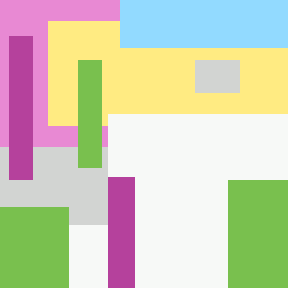
#> input picture A-04/test.png, 96 x 96 px (shown 3 times larger)
$ python A04.py
#> lines starting #> are read from the running program, lines starting #| are printed output that depends on the picture
# Edson Yudi Toma - 9791305
# SCC0251 Image Processing - Prof. Moacir Ponti
# 1st Semester of 2019
# Assignment 4 : Colour image processing and segmentation
import numpy as np
import imageio as imio
import random
from PIL import Image # uncomment to see the images

'''
normalize(matrix, normal):
    Normalizes a given 2d array with the given normal factor
    Args:
        * matrix - 2 dimentional array to be normalized
        * normal - max value to be used as reference, the min value will be set as 0
    Return value:
        * normalized 2d array
'''
def normalize(img, normal = 255):
    max = np.amax(img)
    min = np.amin(img)
    dif = max - min
    img = np.uint8((img - min) * (normal / dif))
    return img

'''
rmsd(m1, m2):
    Calculates the Root-mean-square deviation between the two given 2d arrays
    Args:
        * m1 - 2d array
        * m2 - 2d array
    Return value:
        * float error
'''
def rmsd(m1, m2):
    return np.sqrt(np.mean(np.square(m1 - m2)))

'''
getValue(dataset, x, y, opt):
    Each option requires a different output, this is an auxiliary function used to
    return the date with the correct format.
    Args:
        * dataset - a 3d array containing the image data
        * x - x index of the dataset
        * y - y index of the dataset
        * opt - the given option to format the output:
            * 1 for an array with len = 3 (r, g, b)
            * 2 for an array with len = 5 (r, g, b, x, y)
            * 3 for an array with len = 1 (grayscale)
            * 4 for an array with len = 3 (grayscale, x, y)
    Return value:
        * an array formatted for the given option, with the dataset data
'''
def getValue(dataset, x, y, opt):
    value = 0 # default value
    if opt == 1:
        value = [dataset[x, y, 0], dataset[x, y, 1], dataset[x, y, 2]]
    elif opt == 2:
        value = [dataset[x, y, 0], dataset[x, y, 1], dataset[x, y, 2], x, y]
    elif opt == 3:
        value = [0.299*dataset[x, y, 0] + 0.587*dataset[x, y, 1] + 0.114*dataset[x, y, 2]]
    elif opt == 4:
        value = [0.299*dataset[x, y, 0] + 0.587*dataset[x, y, 1] + 0.114*dataset[x, y, 2], x, y]
    return value

'''
closestCentroid(centroids, value):
    Auxiliary function that retrieves the closest centroid to a given value
    Args:
        * centroids - array with all the centroids values
        * value - value to be compared with the centroids
    Return value:
        * the index of this centroid
'''
def closestCentroid(centroids, value):
    dif = np.inf
    index = 0
    for pos, cent in enumerate(centroids):
        newDif = np.linalg.norm(cent-value)
        if newDif < dif:
            dif = newDif
            index = pos
    return index

'''
kMeans(dataset, opt, klusters, niterations, seed):
    Computes the kMeans and return an image with the labels inside
    Args:
        * dataset - the image
        * opt - the option to format each value and process it
        * klusters - the k number of clusters to be generated
        * niterations - the number of times the kMeans will run before returning a result
        * seed - seed to initialize the random instance
    Return value:
        * an image with each label from each centroid inside
'''
def kMeans(dataset, opt, klusters, niterations, seed):
    try:
        height, width = dataset.shape # get a grayscale image
    except:
        height, width, depth = dataset.shape # get rgb image

    random.seed(seed) # initialize the random instance
    dataset = dataset.astype(np.float64) # convert the dataset to float for more precision
    ids = np.sort(random.sample(range(0, height*width), klusters)) # get the flatten index to the dataset to become centroids
    # convert the flatten id to a 2d id, and retrieve the value from this position on the dataset:
    centroids = np.array([getValue(dataset, i//width, i%width, opt) for i in ids])

    imageCentroids = np.zeros((height, width)) # initialize a new image (the centroids indexes image)

    for i in range(niterations):
        print(i)
        auxCentroids = np.copy(centroids) # cumulative centroids array
        idxCounter = np.zeros(len(centroids), dtype=int) # cumulative index array
        # both auxCentroids and idxCounter will be used to generate the new centroids array
        idxCounter += 1
        for x in range(height):
            for y in range(width):
                # gets the closest centroid value and its index
                closest = closestCentroid(centroids, getValue(dataset, x, y, opt))
                auxCentroids[closest] += getValue(dataset, x, y, opt) # adds it to the cumulative array
                idxCounter[closest] += 1 # also increment the number of centroids for the closest position
                imageCentroids[x][y] = closest # set the index to the image
        centroids = auxCentroids / idxCounter[:, None] # calculates the mean of each centroid

    # the label values will be between 0 and klusters, therefore it is necessary to normalize it:
    return normalize(imageCentroids)

if __name__ == '__main__':
    inputFileName = str(input()).rstrip()
#> the answer given: test.png
    referenceFileName = str(input()).rstrip()
#> the answer given: psyc.png
    option = int(input())
#> the answer given: 1
    klusters = int(input())
#> the answer given: 3
    niterations = int(input())
#> the answer given: 3
    seed = int(input())
#> the answer given: 3

    inputImage = imio.imread(inputFileName)
#> inputImage is the input picture: shape (96, 96, 3); mean R, G, B 206.8, 206.7, 182.9
    #referenceImage = np.load(referenceFileName)

    outputImage = kMeans(inputImage, option, klusters, niterations, seed)
#> in getValue, `value = [dataset[x, y, 0], dataset[x, y, 1], dataset[x, y, 2]]`: value = [255, 235, 130]
#> in kMeans, `centroids = np.array([getValue(dataset, i//width, i%width, opt) for i ..`: centroids = [[255, 235, 130], [247, 249, 247], [121, 192, 78]]
#> the loop in kMeans, `for i in range(niterations):` made 3 passes
#> after the loop in kMeans, `for i in range(niterations):`:
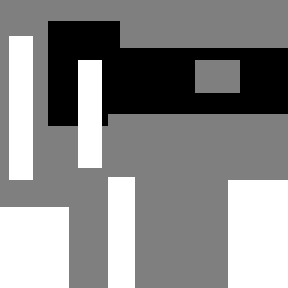
#> imageCentroids: shape (96, 96) float64 (shown 3 times larger); min 0, max 2, mean 1.07; drawn with min black and max white
    #print(round(rmsd(outputImage, referenceImage), 4))  # rounded to show only 4 decimal places

    newImg = Image.fromarray(outputImage) # uncomment to see the images
    newImg.show() # uncomment to see the images
